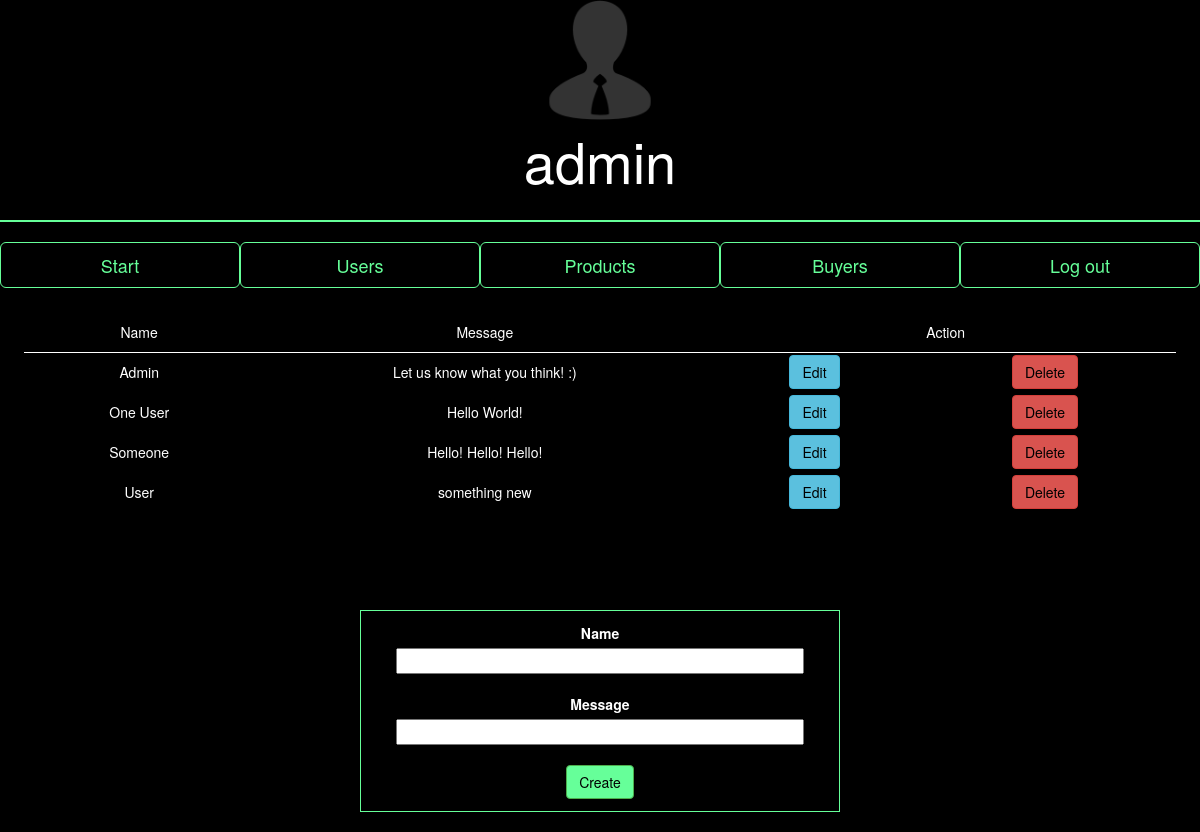
Page /admin_comments.php (signed in) on the committed database.
### tables this page shows
CREATE TABLE `comments` (
  `id` int(11) NOT NULL,
  `name` varchar(255) NOT NULL,
  `date` datetime NOT NULL,
  `message` longtext NOT NULL
);

### wheretosave.php (called while the page is built, shortened)
<?php
    $name="";
    $message="";
    $comments = mysqli_connect('localhost','root','','registration');
    $query_comments = "SELECT * FROM comments ORDER by id ASC";
    $result_comments = mysqli_query($comments, $query_comments);
	$edit_state=false;
?>

### admin_comments.php (the view, shortened to what this page needs)
<?php include 'wheretosave.php' ;
?>
<!DOCTYPE html>
<html>
	<head>
		<link rel="stylesheet" href="https://maxcdn.bootstrapcdn.com/bootstrap/3.3.7/css/bootstrap.min.css">
		<link href='admin.css' rel='stylesheet'>
	</head>
	<body>
    <img src="admin.png" class="img_admin"/>
    <div class="welcome">
    <?php if(isset($_SESSION['username'])): ?>
		<?php echo $_SESSION['username']; ?>
    <?php endif; ?>
</div>
    <hr style="color:green"/>
    <div class="top_menu">
    <table class="nav_bar">
            <tr>
                <td><a href="admin.php" class="btn btn-outline-success btn-lg btn-block" style="color:#66ff99; border:1px solid #66ff99">Start</a> </td>
                <td><a href="admin_users.php" class="btn btn-outline-success btn-lg btn-block" style="color:#66ff99; border:1px solid #66ff99">Users</a></td>
                <td><a href="admin_products.php" class="btn btn-outline-success btn-lg btn-block" style="color:#66ff99; border:1px solid #66ff99">Products</a></td>
                <td><a href="admin_statistica.php" class="btn btn-outline-success btn-lg btn-block" style="color:#66ff99; border:1px solid #66ff99">Buyers</a></td>
                <td><a href="login.php?logout='1'" class="btn btn-outline-success btn-lg btn-block" style="color:#66ff99; border:1px solid #66ff99">Log out</a></td>
            </tr>
        </table>
        <table class="table_comment">
            <tr style="border-bottom: 1px solid white">
                <td width="20%">Name</td>
                <td width="40%">Message</td>
                <td colspan="2">Action</td>
            </tr>
        <?php
        if($result_comments):
            if(mysqli_num_rows($result_comments)>0):
                while($comment = mysqli_fetch_assoc($result_comments)):
                    ?>
                    <tr>
                            <td><?php echo $comment['name'];?></td>
                            <td><?php echo $comment['message']; ?></td>
                            <td><a href="admin_comments.php?edit_comment=<?php echo $comment['id'];?>" class="btn btn-info" style="color:black">Edit</a></td>
                            <td><a href="wheretosave.php?delete_comment=<?php echo $comment['id'];?>" class="btn btn-danger" style="color:black">Delete</a></td>
                        </tr>
                <?php
                endwhile;
            endif;
        endif;
        ?>
        </table>
    <div class="mesaj">
    </div>
        <form method="POST" action="admin_comments.php">
        <div class="chenar_comment">
            <label>Name</label><br/>
            <input type="text" name="name" class="insert_data" value="<?php echo $name; ?>"/><br/><br/>
            <label>Message</label><br/>
            <input type="text" name="message" class="insert_data" value="<?php echo $message; ?>"/><br/><br/>
            <?php if($edit_state == false): ?>
            <button type="submit" class="btn btn-success" style="background-color: #66ff99; color:black" name="create_comment">Create</button>
            <?php else : ?>
            <button type="submit" class="btn btn-primary" name="edit_comment" style="color:black">Update</button>
            <?php endif; ?>
        </div>
    </form>
    <br/>
</body>
</html>

### admin.css (style rules this page uses)
body { background-color: black; color:white; }
.welcome { font-size:400%; text-align: center; color: white; }
.img_admin { margin-left:45%; width: 10%; height: 10%; }
.top_menu { float:left; width: 100%; height: 40px; }
.insert_data { color:black; width: 90%; }
.nav_bar { width:100%; }
.nav_bar td { width: 20%; margin-left:1%; margin-right: 1%; }
.mesaj { clear:left; font-size:200%; color:white; height:50px; width:40%; margin:2%; text-align:center; margin-left:auto; margin-right: auto; font-family: Verdana; }
hr { width:96; margin-right: auto; margin-left:auto; border:1px solid #66ff99; }
.table_comment { clear:left; margin:2%; width:96%; text-align:center; }
.table_comment td { height:40px; }
.chenar_comment { width:40%; margin-right:auto; margin-left:auto; text-align: center; padding: 1%; border:1px solid #66ff99; }

### rows in the picture
comments: name "Admin", message "Let us know what you think! :)"
comments: name "One User", message "Hello World!"
comments: name "Someone", message "Hello! Hello! Hello!"
comments: name "User", message "something new"

### other values in the picture
$_SESSION['username'] "admin"
